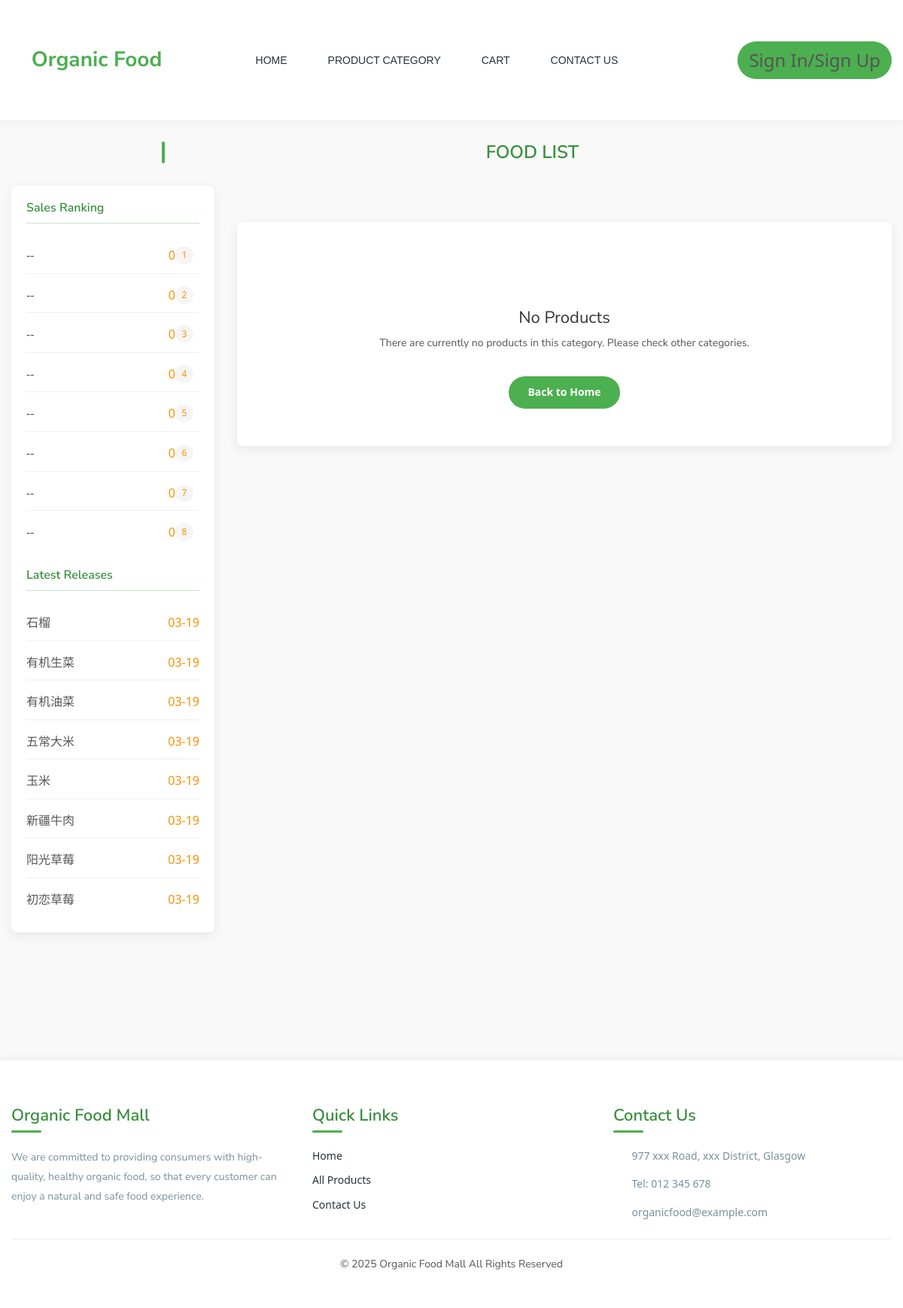
The app's page /shopping/product_list/1/ with its own data.
### models/models.py (models this page shows)
class Product(models.Model):
    name = models.CharField(max_length=100, default='')
    short_description = models.CharField(max_length=255, default='')
    description = models.CharField(max_length=255, default='')
    supplier = models.CharField(max_length=255, default='')
    price = models.IntegerField(default=0)
    image = models.ImageField(upload_to=upload_to, default='pictures/default.jpg')
    origin = models.CharField(max_length=255, default='')
    created_at = models.DateTimeField(default=timezone.now)
    added_at = models.DateTimeField(default=timezone.now)
    sub_category = models.ForeignKey(SubCategory, on_delete=models.CASCADE)
    created_by = models.ForeignKey(User, on_delete=models.CASCADE)
    status = models.CharField(max_length=255, default='Awaiting review')
    other_description = models.CharField(max_length=255, default='')
    class Meta:
        db_table = 'product'

### shopping/views.py (the view)
# urls.py: path('product_list/<int:sub_category_id>/', views.show_product_list_by_sub_category, name="product_list"),
def show_product_list_by_sub_category(request, sub_category_id):
    service = ProductService(request)
    context = StrategyContext(request.user).get_top_data()
    context['product_list'] = service.get_product_list_by_subcategory(sub_category_id)
    return render(request, 'shopping/product_list.html', context)

### templates/shopping/product_list.html (shortened to what this page needs)
{% extends 'Layouts/Base.html' %}
{% block content %}
{% include 'Layouts/nav.html' %}
{% load static %}
<div class="container">
    <div class="row">
        <div class="col-lg-2"></div>
        <div class="col-lg-10"><h3 class="food-title">Food List</h3></div>
    </div>
</div>
{% include 'product_list.html' %}
{% endblock %}

### templates/product_list.html (shortened to what this page needs)
<div class="shop-area pb-80">
    <div class="container">
        <div class="row">
            <div class="col-lg-3">
                <div class="shop-sidebar animate__animated animate__fadeInLeft">
                    <div class="shop-widget">
                        <h4 class="shop-sidebar-title">Sales Ranking</h4>
                        <div class="shop-list-style mt-3">
                            <ul>
                                <li>
                                    {% if top_category_list.0.id > 0 %}
                                    <a href="/shopping/product_list/{{top_category_list.0.id}}/">
                                        <span class="rank-badge">1</span> {{top_category_list.0.category_name}}
                                        <span>{{top_category_list.0.count}}</span>
                                    </a>
                                    {% else %}
                                    <a href="#">
                                        <span class="rank-badge">1</span> --
                                        <span>0</span>
                                    </a>
                                    {% endif %}
                                </li>
                                <li>
                                    {% if top_category_list.1.id > 0 %}
                                    <a href="/shopping/product_list/{{top_category_list.1.id}}/">
                                        <span class="rank-badge">2</span> {{top_category_list.1.category_name}}
                                        <span>{{top_category_list.1.count}}</span>
                                    </a>
                                    {% else %}
                                    <a href="#">
                                        <span class="rank-badge">2</span> --
                                        <span>0</span>
                                    </a>
                                    {% endif %}
                                </li>
                                <li>
                                    {% if top_category_list.2.id > 0 %}
                                    <a href="/shopping/product_list/{{top_category_list.2.id}}/">
                                        <span class="rank-badge">3</span> {{top_category_list.2.category_name}}
                                        <span>{{top_category_list.2.count}}</span>
                                    </a>
                                    {% else %}
                                    <a href="#">
                                        <span class="rank-badge">3</span> --
                                        <span>0</span>
                                    </a>
                                    {% endif %}
                                </li>
                                <li>
                                    {% if top_category_list.3.id > 0 %}
                                    <a href="/shopping/product_list/{{top_category_list.3.id}}/">
                                        <span class="rank-badge">4</span> {{top_category_list.3.category_name}}
                                        <span>{{top_category_list.3.count}}</span>
                                    </a>
                                    {% else %}
                                    <a href="#">
                                        <span class="rank-badge">4</span> --
                                        <span>0</span>
                                    </a>
                                    {% endif %}
                                </li>
                                <li>
                                    {% if top_category_list.4.id > 0 %}
                                    <a href="/shopping/product_list/{{top_category_list.4.id}}/">
                                        <span class="rank-badge">5</span> {{top_category_list.4.category_name}}
                                        <span>{{top_category_list.4.count}}</span>
                                    </a>
                                    {% else %}
                                    <a href="#">
                                        <span class="rank-badge">5</span> --
                                        <span>0</span>
                                    </a>
                                    {% endif %}
                                </li>
                                <li>
                                    {% if top_category_list.5.id > 0 %}
                                    <a href="/shopping/product_list/{{top_category_list.5.id}}/">
                                        <span class="rank-badge">6</span> {{top_category_list.5.category_name}}
                                        <span>{{top_category_list.5.count}}</span>
                                    </a>
                                    {% else %}
                                    <a href="#">
                                        <span class="rank-badge">6</span> --
                                        <span>0</span>
                                    </a>
                                    {% endif %}
                                </li>
                                <li>
                                    {% if top_category_list.6.id > 0 %}
                                    <a href="/shopping/product_list/{{top_category_list.6.id}}/">
                                        <span class="rank-badge">7</span> {{top_category_list.6.category_name}}
                                        <span>{{top_category_list.6.count}}</span>
                                    </a>
                                    {% else %}
                                    <a href="#">
                                        <span class="rank-badge">7</span> --
                                        <span>0</span>
                                    </a>
                                    {% endif %}
                                </li>
                                <li>
                                    {% if top_category_list.7.id > 0 %}
                                    <a href="/shopping/product_list/{{top_category_list.7.id}}/">
                                        <span class="rank-badge">8</span> {{top_category_list.7.category_name}}
                                        <span>{{top_category_list.7.count}}</span>
                                    </a>
                                    {% else %}
                                    <a href="#">
                                        <span class="rank-badge">8</span> --
                                        <span>0</span>
                                    </a>
                                    {% endif %}
                                </li>
                            </ul>
                        </div>
                    </div>
                    <div class="shop-widget mt-4">
                        <h4 class="shop-sidebar-title">Latest Releases</h4>
                        <div class="shop-list-style mt-3">
                            <ul>
                                {% for product in new_product_list %}
                                <li><a
                                        href="/shopping/product_detail/{{product.id}}/">{{product.name}}<span>{{product.created_at|date:"m-d"}}</span></a>
                                </li>
                                {% endfor %}
                            </ul>
                        </div>
                    </div>
                </div>
            </div>
            <div class="col-lg-9">
                <div class="row">
                    {% for product in product_list %}
                    <div class="col-lg-4 col-md-6 col-sm-6 mb-4">
                        <div class="product-home animate__animated animate__fadeIn">
                            <div class="product-img">
                                <a href="/shopping/product_detail/{{product.id}}/">
                                    <img src="/{{product.image}}" alt="{{product.name}}"
                                        onerror="this.src='https://images.unsplash.com/photo-1542838132-92c53300491e?q=80&w=400&h=300&fit=crop'; this.style.objectFit='cover';">
                                </a>
                                <div class="product-action">
                                    <a title="Favourite" href="/shopping/add_to_favorites/{{product.id}}/">
                                        <i class="ti-heart"></i>
                                    </a>
                                    <a title="Add to Cart" href="/shopping/add_to_cart/{{product.id}}/">
                                        <i class="ti-shopping-cart"></i>
                                    </a>
                                </div>
                            </div>
                            <div class="product-content">
                                <h4 class="product-title mb-0 mr-1 d-flex align-items-center">
                                    <a href="/shopping/product_detail/{{product.id}}/" class="text-truncate" style="max-width: 200px;" title="{{product.name}}">{{product.name}}</a>
                                    <span class="new badge badge-success ml-2" style="font-size: 1rem;">¥{{product.price}}</span>
                                </h4>
                                <div class="product-buttons d-flex justify-content-between">
                                    <a href="/shopping/add_to_favorites/{{product.id}}/" class="btn-action btn-favorite">
                                        <i class="ti-heart mr-1"></i>Favourite
                                    </a>
                                    <a href="/shopping/add_to_cart/{{product.id}}/" class="btn-action btn-cart">
                                        <i class="ti-shopping-cart mr-1"></i>Add to Cart
                                    </a>
                                </div>
                            </div>
                        </div>
                    </div>
                    {% empty %}
                    <div class="col-12 py-5 text-center">
                        <div class="empty-product">
                            <i class="ti-shopping-cart" style="font-size: 3rem; color: #e0e0e0;"></i>
                            <h4 class="mt-3">No Products</h4>
                            <p>There are currently no products in this category. Please check other categories.</p>
                            <a href="/" class="btn-shop mt-3">Back to Home</a>
                        </div>
                    </div>
                    {% endfor %}
                </div>
            </div>
        </div>
    </div>
</div>

### records on screen
Product: name "石榴", created_at "03-19"
Product: name "有机生菜", created_at "03-19"
Product: name "有机油菜", created_at "03-19"
Product: name "五常大米", created_at "03-19"
Product: name "玉米", created_at "03-19"
Product: name "新疆牛肉", created_at "03-19"
Product: name "阳光草莓", created_at "03-19"
Product: name "初恋草莓", created_at "03-19"
